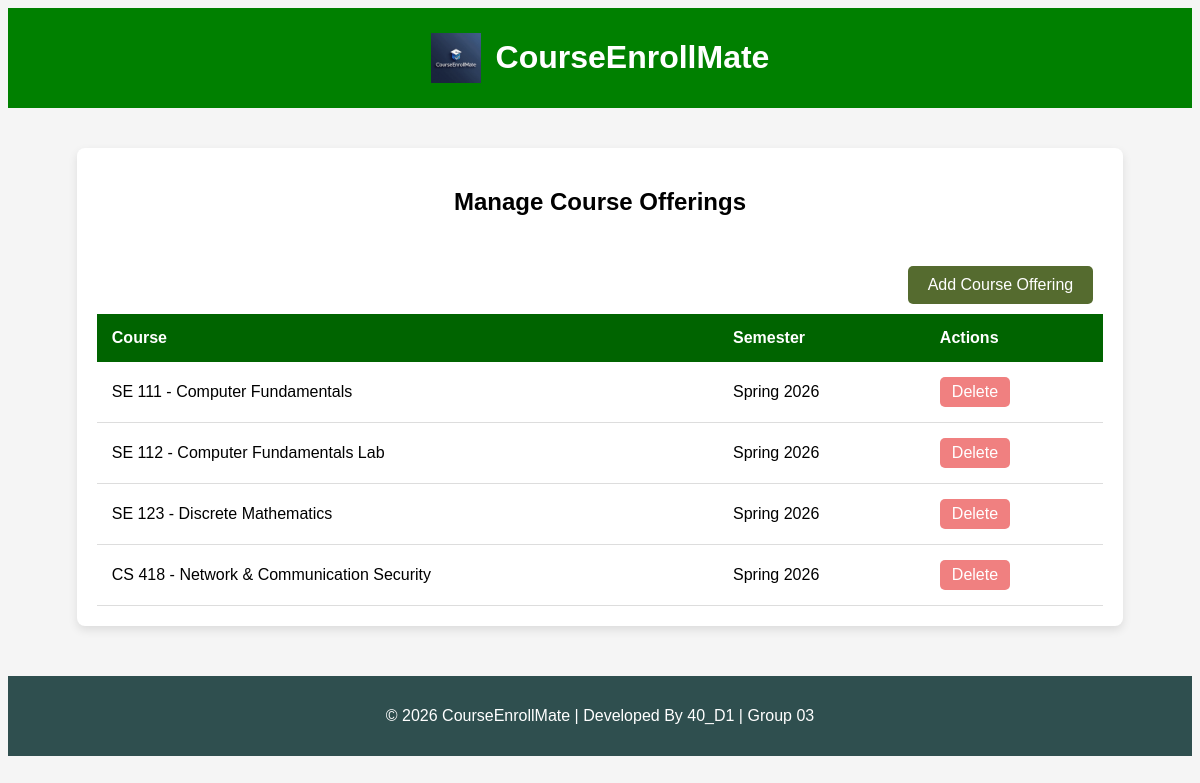
The page /manage_course_offerings (signed in) on the database its author committed.
### tables this page shows
CREATE TABLE course_offerings (
    id INTEGER PRIMARY KEY AUTOINCREMENT,
    course_id INTEGER NOT NULL,
    semester_id INTEGER NOT NULL,
    max_seats INTEGER,
    FOREIGN KEY (course_id) REFERENCES courses(id),
    FOREIGN KEY (semester_id) REFERENCES semesters(id)
);

CREATE TABLE courses (
    id INTEGER PRIMARY KEY AUTOINCREMENT,
    course_code TEXT UNIQUE NOT NULL,
    course_title TEXT NOT NULL,
    course_description TEXT,
    credit_hours INTEGER NOT NULL,
    created_at TIMESTAMP DEFAULT CURRENT_TIMESTAMP
);

CREATE TABLE semesters (
    id INTEGER PRIMARY KEY AUTOINCREMENT,
    semester_name TEXT NOT NULL,
    start_date TEXT,
    end_date TEXT,
    status TEXT CHECK(status IN ('active','inactive')) DEFAULT 'inactive'
);

### app.py (the view)
@app.route("/manage_course_offerings")
@login_required
@role_required("admin")
def manage_course_offerings():
    conn = get_db_connection()
    offerings = conn.execute("""
        SELECT co.id, c.course_code, c.course_title, s.semester_name
        FROM course_offerings co
        JOIN courses c ON co.course_id = c.id
        JOIN semesters s ON co.semester_id = s.id
    """).fetchall()
    conn.close()
    return render_template(
        "manage_course_offerings.html",
        offerings=offerings
    )

### app.py (called while the page is built)
def get_db_connection():
    conn = sqlite3.connect("courseenrollmate.db")
    conn.row_factory = sqlite3.Row
    conn.execute("PRAGMA foreign_keys = ON")
    return conn

### helper.py (called while the page is built)
def login_required(f):
    @wraps(f)
    def decorated_function(*args, **kwargs):
        if "username" not in session:
            return redirect("/login")
        return f(*args, **kwargs)
    return decorated_function

def role_required(role):
    def decorator(f):
        @wraps(f)
        def decorated_function(*args, **kwargs):
            if session.get("role") != role:
                return "403 Forbidden: Unauthorized access"
            return f(*args, **kwargs)
        return decorated_function
    return decorator

### templates/manage_course_offerings.html
{% extends "base.html" %}
{% block body %}
<div class="table-container">
    <h2>Manage Course Offerings</h2>
    <div class="actions" style="text-align: right;">
        <a href="/add_course_offering">Add Course Offering</a>
    </div>
    <table>
        <thead>
        <tr>
            <th>Course</th>
            <th>Semester</th>
            <th>Actions</th>
        </tr>
        </thead>
        <tbody>
{% for o in offerings %}
        <tr>
            <td>
{{ o.course_code }} - {{ o.course_title }}
            </td>
            <td>
{{ o.semester_name }}
            </td>
            <td>
            <a href="/delete_course_offering/{{ o.id }}" class="delete-btn">Delete</a>
            </td>
        </tr>
{% endfor %}
        </tbody>
    </table>
</div>
{% endblock %}

### static/style.css (style rules this page uses)
body { font-family: Arial, sans-serif; background:whitesmoke; text-align:center; }
a { display:inline-block; padding:10px 20px; background: darkolivegreen; color:white; text-decoration:none; border-radius:5px; }
.actions { margin-top:40px; }
.actions a { margin:10px; padding:10px 20px; background:darkolivegreen; color:white; text-decoration:none; border-radius:5px; }
.table-container { width:85%; margin:40px auto; background:white; padding:20px; border-radius:8px; box-shadow:0 4px 10px rgba(0,0,0,0.1); }
table { width:100%; border-collapse:collapse; }
thead { background: darkgreen; color:white; }
th,td { padding:15px; text-align:left; }
tbody tr { border-bottom:1px solid #ddd; }
.delete-btn { background:lightcoral; color:white; padding:6px 12px; border-radius:5px; text-decoration:none; }

### rows shown on the page
course_offerings: course_code "SE 111", course_title "Computer Fundamentals", semester_name "Spring 2026"
course_offerings: course_code "SE 112", course_title "Computer Fundamentals Lab", semester_name "Spring 2026"
course_offerings: course_code "SE 123", course_title "Discrete Mathematics", semester_name "Spring 2026"
course_offerings: course_code "CS 418", course_title "Network & Communication Security", semester_name "Spring 2026"
